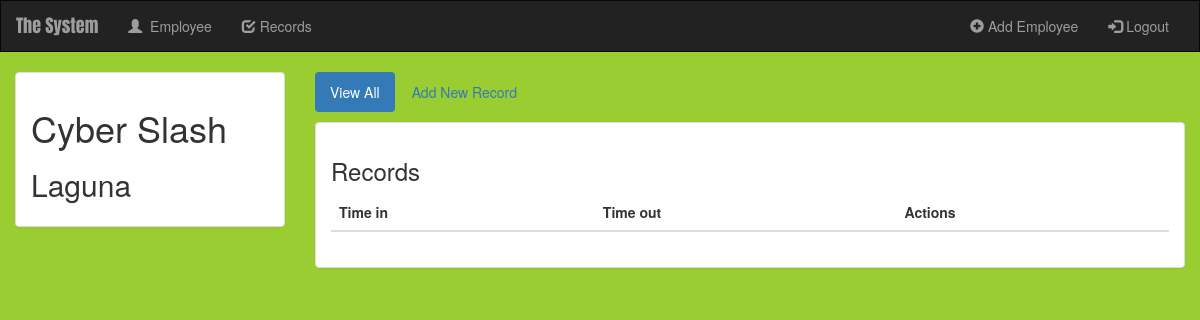
The page /employee/8/ (signed in) on the database its author committed.
### Home/models.py (models this page shows, shortened)
class Employee(models.Model):
    user = models.ForeignKey(User, default=1, on_delete=models.CASCADE,)
    employee_no = models.IntegerField()
    first_name = models.CharField(max_length=250)
    last_name = models.CharField(max_length=250)
    address = models.CharField(max_length=250)
    is_choose = models.BooleanField(default =False)
    ROLE_TYPE_CHOICES = (
        (1, 'Professor'),
        (2, 'Dean'),
        (3, 'VPAA'),
        (4, 'admin'),
    )
    user_type = models.PositiveSmallIntegerField(null=True, choices=ROLE_TYPE_CHOICES)

### Home/views.py (the view)
# urls.py: path('<int:employee_id>/', views.details, name='details'),
def details(request, employee_id):
    if not request.user.is_authenticated:
        return render(request, 'Home/login.html')
    else:
        user = request.user
        employee = get_object_or_404(Employee, pk=employee_id)
        return render(request, 'Home/details.html', {'employee': employee, 'user': user})

### Home/templates/Home/details.html (shortened to what this page needs)
{% extends 'Home/base.html' %}
{% block body %}
<div class="container-fluid check-container">
    <div class="row">
        <div class="col-sm-4 col-md-3">
            <div class="panel panel-default">
                <div class="panel-body">
                    <h1>{{ employee.first_name }} {{employee.last_name}}</h1>
                    <h2>{{ employee.address }}</h2>
                </div>
            </div>
        </div>
        <div class="col-sm-8 col-md-9">
            <ul class="nav nav-pills" style="margin-bottom: 10px;">
                <li role="presentation" class="active"><a href="{% url 'home:details' employee.id %}">View All</a></li>
                <li role="presentation"><a href="{% url 'home:create_check' employee.id %}">Add New Record</a></li>
            </ul>
            <div class="panel panel-default">
                <div class="panel-body">
                    <h3>Records</h3>
                    <table class="table">
                        <thead>
                        <tr>
                            <th>Time in</th>
                            <th>Time out</th>
                            <th>Actions</th>
                        </tr>
                        </thead>
                    </table>
                </div>
            </div>
        </div>
    </div>
</div>
{% endblock %}

### Home/static/Home/style.css (style rules this page uses)
body { background: white url("images/green.jpg"); }

### rows shown on the page
Employee: first_name "Cyber", last_name "Slash", address "Laguna"
